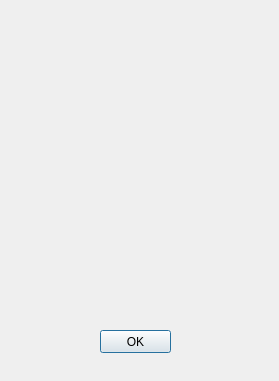
<?xml version="1.0" encoding="UTF-8"?>
<ui version="4.0">
 <class>GameFinishDlg</class>
 <widget class="QDialog" name="GameFinishDlg">
  <property name="geometry">
   <rect>
    <x>0</x>
    <y>0</y>
    <width>279</width>
    <height>381</height>
   </rect>
  </property>
  <property name="windowTitle">
   <string>End of game</string>
  </property>
  <widget class="QLabel" name="image">
   <property name="geometry">
    <rect>
     <x>39</x>
     <y>80</y>
     <width>200</width>
     <height>200</height>
    </rect>
   </property>
   <property name="text">
    <string/>
   </property>
  </widget>
  <widget class="QPushButton" name="okPB">
   <property name="geometry">
    <rect>
     <x>100</x>
     <y>330</y>
     <width>71</width>
     <height>23</height>
    </rect>
   </property>
   <property name="text">
    <string>OK</string>
   </property>
  </widget>
  <widget class="QLabel" name="label">
   <property name="geometry">
    <rect>
     <x>20</x>
     <y>20</y>
     <width>241</width>
     <height>31</height>
    </rect>
   </property>
   <property name="font">
    <font>
     <pointsize>10</pointsize>
    </font>
   </property>
   <property name="text">
    <string/>
   </property>
   <property name="alignment">
    <set>Qt::AlignCenter</set>
   </property>
  </widget>
 </widget>
 <resources/>
 <connections/>
</ui>
